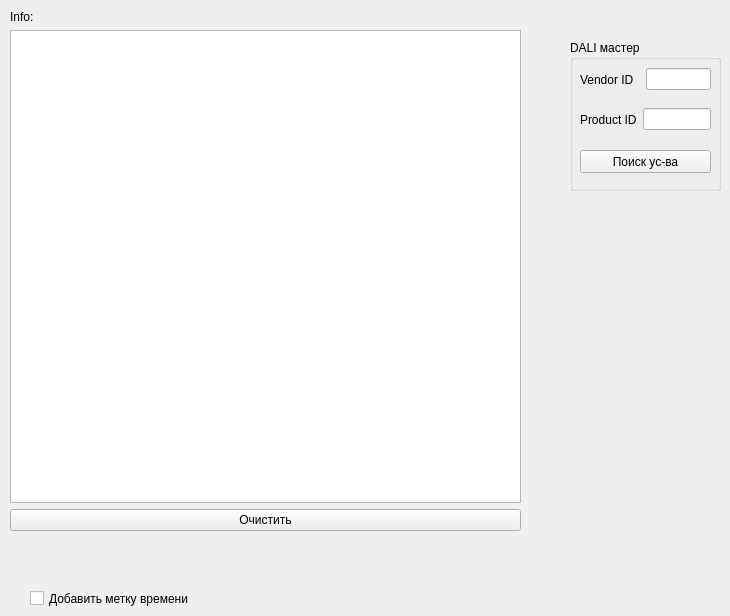
       <widget class="QWidget" name="monitorTab">
        <attribute name="title">
         <string>Мониторинг</string>
        </attribute>
        <widget class="QCheckBox" name="timeStampCheckBox">
         <property name="geometry">
          <rect>
           <x>30</x>
           <y>590</y>
           <width>161</width>
           <height>17</height>
          </rect>
         </property>
         <property name="text">
          <string>Добавить метку времени</string>
         </property>
        </widget>
        <widget class="QGroupBox" name="daliMasterroupBox">
         <property name="geometry">
          <rect>
           <x>570</x>
           <y>40</y>
           <width>151</width>
           <height>151</height>
          </rect>
         </property>
         <property name="title">
          <string>DALI мастер</string>
         </property>
         <widget class="QWidget" name="layoutWidget_5">
          <property name="geometry">
           <rect>
            <x>10</x>
            <y>20</y>
            <width>131</width>
            <height>39</height>
           </rect>
          </property>
          <layout class="QHBoxLayout" name="currenLayout_13">
           <item>
            <widget class="QLabel" name="vendorIdLabel">
             <property name="text">
              <string notr="true">Vendor ID  </string>
             </property>
            </widget>
           </item>
           <item>
            <widget class="QLineEdit" name="vidEdit"/>
           </item>
          </layout>
         </widget>
         <widget class="QWidget" name="layoutWidget_6">
          <property name="geometry">
           <rect>
            <x>10</x>
            <y>60</y>
            <width>131</width>
            <height>39</height>
           </rect>
          </property>
          <layout class="QHBoxLayout" name="currenLayout_14">
           <item>
            <widget class="QLabel" name="productIdLabel">
             <property name="text">
              <string notr="true">Product ID</string>
             </property>
            </widget>
           </item>
           <item>
            <widget class="QLineEdit" name="pidEdit"/>
           </item>
          </layout>
         </widget>
         <widget class="QPushButton" name="findDeviceButton">
          <property name="geometry">
           <rect>
            <x>10</x>
            <y>110</y>
            <width>131</width>
            <height>23</height>
           </rect>
          </property>
          <property name="text">
           <string>Поиск ус-ва</string>
          </property>
         </widget>
        </widget>
        <widget class="QWidget" name="verticalLayoutWidget_10">
         <property name="geometry">
          <rect>
           <x>10</x>
           <y>10</y>
           <width>511</width>
           <height>521</height>
          </rect>
         </property>
         <layout class="QVBoxLayout" name="verticalLayout_19">
          <item>
           <widget class="QLabel" name="infoLabel">
            <property name="text">
             <string>Info:</string>
            </property>
           </widget>
          </item>
          <item>
           <widget class="QTextEdit" name="monitorEdit"/>
          </item>
          <item>
           <widget class="QPushButton" name="clearMonitorWindowButton">
            <property name="text">
             <string>Очистить</string>
            </property>
           </widget>
          </item>
         </layout>
        </widget>
       </widget>
